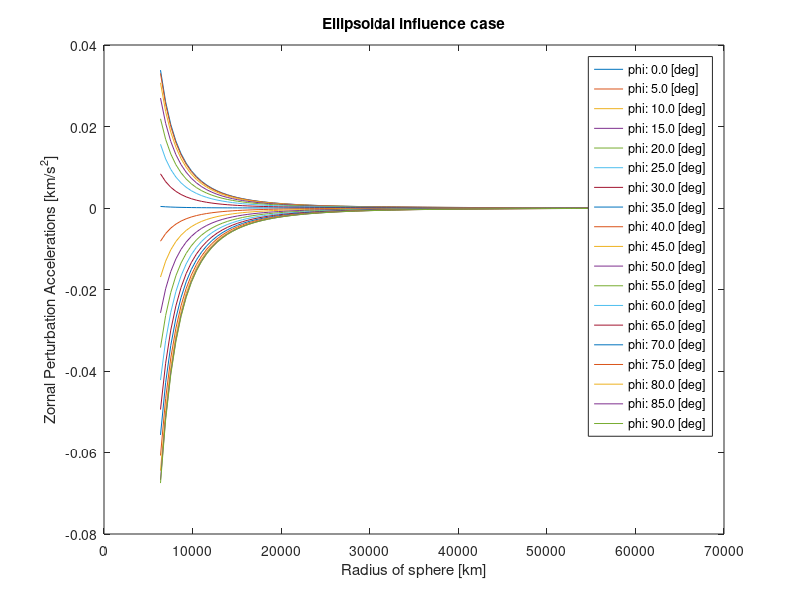

Source code (MATLAB): (Note: this script raises an error after producing the figure.)
%%%%%%%%%%%%%%%%%%%%%%%%%%%
%%% 우주역학특론 HW-6_2 %%%
%%% 24114529_임형구    %%%
%%%%%%%%%%%%%%%%%%%%%%%%%%%
% clear all;
% close all;
% clc;

muE = 3.986004415e5;      % Earth
R = 6378;                 % Earth Radius
r = linspace(R,10*R,100); % Radius of Sphere

J2 = 1082.63e-06;
J3 = -2.52e-06;
phi = deg2rad(0:5:90);

figure();
% Gravity Potential Function HW-2%
for j = 1:length(phi)
    for i = 1:length(r)
        zonal_harmonics(j,i) = - (J2/2)*(muE/r(i))*(R/r(i))^2*(3*sin(phi(j))^2-1)-(J3/2)*(muE/r(i))*(R/r(i))^3*(5*sin(phi(j))^3-3*sin(phi(j)));
    end
    plot(r,zonal_harmonics(j,:));
    legends{j} = sprintf("phi: %.1f [deg]", rad2deg(phi(j))); % Store legend label
    hold on;
end

ylabel("Zornal Perturbation Accelerations [km/s^2]");
xlabel("Radius of sphere [km]");
title("Ellipsoidal influence case");
legend(legends); % Set the legend after the loop

figure();
for j = 1:length(phi)
    V_r(j,:) = V_0 + zonal_harmonics(j,:);
    
    plot(r,V_r(j,:));
    legends{j} = sprintf("phi: %.1f [deg]", rad2deg(phi(j))); % Store legend label
    hold on;

end

ylabel("Gravity potential[km/s^2]");
xlabel("Radius of sphere[km]");
title("Ellipsoidal influence case");